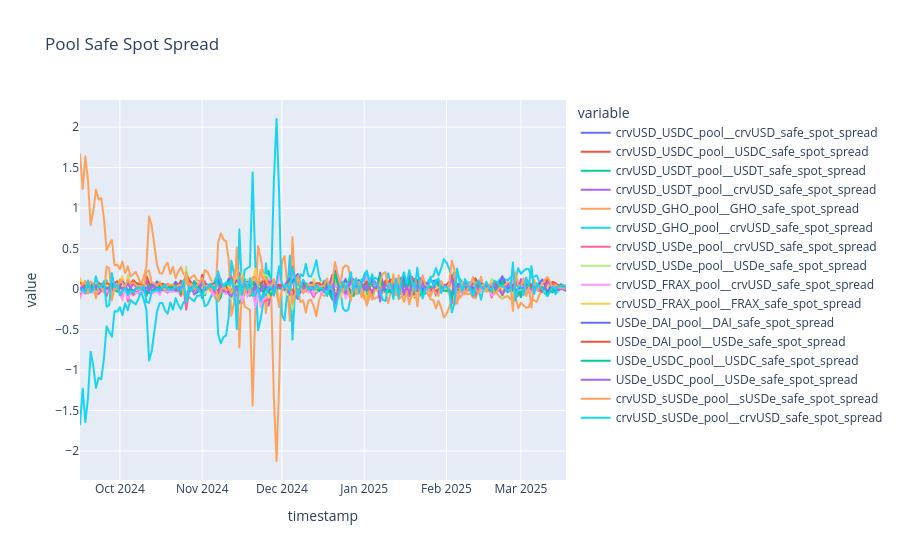

The code cell stored with this chart in its notebook:
### Code cell
px.line(pool_spot_price_spread_with_safe_price_df, title="Pool Safe Spot Spread")

### Figure 1 — Plotly figure (JSON) as saved in the notebook; plotly's stock layout.template omitted (floating-point values rounded to 4 significant figures; data arrays with more than 128 entries replaced by an {"elided": "..."} marker saying what was removed)
{"data": [{"hovertemplate": "variable=crvUSD_USDC_pool__crvUSD_safe_spot_spread<br>timestamp=%{x}<br>value=%{y}<extra></extra>", "legendgroup": "crvUSD_USDC_pool__crvUSD_safe_spot_spread", "line": {"color": "#636efa", "dash": "solid"}, "marker": {"symbol": "circle"}, "mode": "lines", "name": "crvUSD_USDC_pool__crvUSD_safe_spot_spread", "showlegend": true, "type": "scattergl", "x": {"elided": "184 str values"}, "xaxis": "x", "y": {"elided": "184 float values"}, "yaxis": "y"}, {"hovertemplate": "variable=crvUSD_USDC_pool__USDC_safe_spot_spread<br>timestamp=%{x}<br>value=%{y}<extra></extra>", "legendgroup": "crvUSD_USDC_pool__USDC_safe_spot_spread", "line": {"color": "#EF553B", "dash": "solid"}, "marker": {"symbol": "circle"}, "mode": "lines", "name": "crvUSD_USDC_pool__USDC_safe_spot_spread", "showlegend": true, "type": "scattergl", "x": {"elided": "184 str values"}, "xaxis": "x", "y": {"elided": "184 float values"}, "yaxis": "y"}, {"hovertemplate": "variable=crvUSD_USDT_pool__USDT_safe_spot_spread<br>timestamp=%{x}<br>value=%{y}<extra></extra>", "legendgroup": "crvUSD_USDT_pool__USDT_safe_spot_spread", "line": {"color": "#00cc96", "dash": "solid"}, "marker": {"symbol": "circle"}, "mode": "lines", "name": "crvUSD_USDT_pool__USDT_safe_spot_spread", "showlegend": true, "type": "scattergl", "x": {"elided": "184 str values"}, "xaxis": "x", "y": {"elided": "184 float values"}, "yaxis": "y"}, {"hovertemplate": "variable=crvUSD_USDT_pool__crvUSD_safe_spot_spread<br>timestamp=%{x}<br>value=%{y}<extra></extra>", "legendgroup": "crvUSD_USDT_pool__crvUSD_safe_spot_spread", "line": {"color": "#ab63fa", "dash": "solid"}, "marker": {"symbol": "circle"}, "mode": "lines", "name": "crvUSD_USDT_pool__crvUSD_safe_spot_spread", "showlegend": true, "type": "scattergl", "x": {"elided": "184 str values"}, "xaxis": "x", "y": {"elided": "184 float values"}, "yaxis": "y"}, {"hovertemplate": "variable=crvUSD_GHO_pool__GHO_safe_spot_spread<br>timestamp=%{x}<br>value=%{y}<extra></extra>", "legendgroup": "crvUSD_GHO_pool__GHO_safe_spot_spread", "line": {"color": "#FFA15A", "dash": "solid"}, "marker": {"symbol": "circle"}, "mode": "lines", "name": "crvUSD_GHO_pool__GHO_safe_spot_spread", "showlegend": true, "type": "scattergl", "x": {"elided": "184 str values"}, "xaxis": "x", "y": {"elided": "184 float values"}, "yaxis": "y"}, {"hovertemplate": "variable=crvUSD_GHO_pool__crvUSD_safe_spot_spread<br>timestamp=%{x}<br>value=%{y}<extra></extra>", "legendgroup": "crvUSD_GHO_pool__crvUSD_safe_spot_spread", "line": {"color": "#19d3f3", "dash": "solid"}, "marker": {"symbol": "circle"}, "mode": "lines", "name": "crvUSD_GHO_pool__crvUSD_safe_spot_spread", "showlegend": true, "type": "scattergl", "x": {"elided": "184 str values"}, "xaxis": "x", "y": {"elided": "184 float values"}, "yaxis": "y"}, {"hovertemplate": "variable=crvUSD_USDe_pool__crvUSD_safe_spot_spread<br>timestamp=%{x}<br>value=%{y}<extra></extra>", "legendgroup": "crvUSD_USDe_pool__crvUSD_safe_spot_spread", "line": {"color": "#FF6692", "dash": "solid"}, "marker": {"symbol": "circle"}, "mode": "lines", "name": "crvUSD_USDe_pool__crvUSD_safe_spot_spread", "showlegend": true, "type": "scattergl", "x": {"elided": "184 str values"}, "xaxis": "x", "y": {"elided": "184 float values"}, "yaxis": "y"}, {"hovertemplate": "variable=crvUSD_USDe_pool__USDe_safe_spot_spread<br>timestamp=%{x}<br>value=%{y}<extra></extra>", "legendgroup": "crvUSD_USDe_pool__USDe_safe_spot_spread", "line": {"color": "#B6E880", "dash": "solid"}, "marker": {"symbol": "circle"}, "mode": "lines", "name": "crvUSD_USDe_pool__USDe_safe_spot_spread", "showlegend": true, "type": "scattergl", "x": {"elided": "184 str values"}, "xaxis": "x", "y": {"elided": "184 float values"}, "yaxis": "y"}, {"hovertemplate": "variable=crvUSD_FRAX_pool__crvUSD_safe_spot_spread<br>timestamp=%{x}<br>value=%{y}<extra></extra>", "legendgroup": "crvUSD_FRAX_pool__crvUSD_safe_spot_spread", "line": {"color": "#FF97FF", "dash": "solid"}, "marker": {"symbol": "circle"}, "mode": "lines", "name": "crvUSD_FRAX_pool__crvUSD_safe_spot_spread", "showlegend": true, "type": "scattergl", "x": {"elided": "184 str values"}, "xaxis": "x", "y": {"elided": "184 float values"}, "yaxis": "y"}, {"hovertemplate": "variable=crvUSD_FRAX_pool__FRAX_safe_spot_spread<br>timestamp=%{x}<br>value=%{y}<extra></extra>", "legendgroup": "crvUSD_FRAX_pool__FRAX_safe_spot_spread", "line": {"color": "#FECB52", "dash": "solid"}, "marker": {"symbol": "circle"}, "mode": "lines", "name": "crvUSD_FRAX_pool__FRAX_safe_spot_spread", "showlegend": true, "type": "scattergl", "x": {"elided": "184 str values"}, "xaxis": "x", "y": {"elided": "184 float values"}, "yaxis": "y"}, {"hovertemplate": "variable=USDe_DAI_pool__DAI_safe_spot_spread<br>timestamp=%{x}<br>value=%{y}<extra></extra>", "legendgroup": "USDe_DAI_pool__DAI_safe_spot_spread", "line": {"color": "#636efa", "dash": "solid"}, "marker": {"symbol": "circle"}, "mode": "lines", "name": "USDe_DAI_pool__DAI_safe_spot_spread", "showlegend": true, "type": "scattergl", "x": {"elided": "184 str values"}, "xaxis": "x", "y": {"elided": "184 float values"}, "yaxis": "y"}, {"hovertemplate": "variable=USDe_DAI_pool__USDe_safe_spot_spread<br>timestamp=%{x}<br>value=%{y}<extra></extra>", "legendgroup": "USDe_DAI_pool__USDe_safe_spot_spread", "line": {"color": "#EF553B", "dash": "solid"}, "marker": {"symbol": "circle"}, "mode": "lines", "name": "USDe_DAI_pool__USDe_safe_spot_spread", "showlegend": true, "type": "scattergl", "x": {"elided": "184 str values"}, "xaxis": "x", "y": {"elided": "184 float values"}, "yaxis": "y"}, {"hovertemplate": "variable=USDe_USDC_pool__USDC_safe_spot_spread<br>timestamp=%{x}<br>value=%{y}<extra></extra>", "legendgroup": "USDe_USDC_pool__USDC_safe_spot_spread", "line": {"color": "#00cc96", "dash": "solid"}, "marker": {"symbol": "circle"}, "mode": "lines", "name": "USDe_USDC_pool__USDC_safe_spot_spread", "showlegend": true, "type": "scattergl", "x": {"elided": "184 str values"}, "xaxis": "x", "y": {"elided": "184 float values"}, "yaxis": "y"}, {"hovertemplate": "variable=USDe_USDC_pool__USDe_safe_spot_spread<br>timestamp=%{x}<br>value=%{y}<extra></extra>", "legendgroup": "USDe_USDC_pool__USDe_safe_spot_spread", "line": {"color": "#ab63fa", "dash": "solid"}, "marker": {"symbol": "circle"}, "mode": "lines", "name": "USDe_USDC_pool__USDe_safe_spot_spread", "showlegend": true, "type": "scattergl", "x": {"elided": "184 str values"}, "xaxis": "x", "y": {"elided": "184 float values"}, "yaxis": "y"}, {"hovertemplate": "variable=crvUSD_sUSDe_pool__sUSDe_safe_spot_spread<br>timestamp=%{x}<br>value=%{y}<extra></extra>", "legendgroup": "crvUSD_sUSDe_pool__sUSDe_safe_spot_spread", "line": {"color": "#FFA15A", "dash": "solid"}, "marker": {"symbol": "circle"}, "mode": "lines", "name": "crvUSD_sUSDe_pool__sUSDe_safe_spot_spread", "showlegend": true, "type": "scattergl", "x": {"elided": "184 str values"}, "xaxis": "x", "y": {"elided": "184 float values"}, "yaxis": "y"}, {"hovertemplate": "variable=crvUSD_sUSDe_pool__crvUSD_safe_spot_spread<br>timestamp=%{x}<br>value=%{y}<extra></extra>", "legendgroup": "crvUSD_sUSDe_pool__crvUSD_safe_spot_spread", "line": {"color": "#19d3f3", "dash": "solid"}, "marker": {"symbol": "circle"}, "mode": "lines", "name": "crvUSD_sUSDe_pool__crvUSD_safe_spot_spread", "showlegend": true, "type": "scattergl", "x": {"elided": "184 str values"}, "xaxis": "x", "y": {"elided": "184 float values"}, "yaxis": "y"}], "layout": {"legend": {"title": {"text": "variable"}, "tracegroupgap": 0}, "title": {"text": "Pool Safe Spot Spread"}, "xaxis": {"anchor": "y", "domain": [0, 1], "title": {"text": "timestamp"}}, "yaxis": {"anchor": "x", "domain": [0, 1], "title": {"text": "value"}}}}
